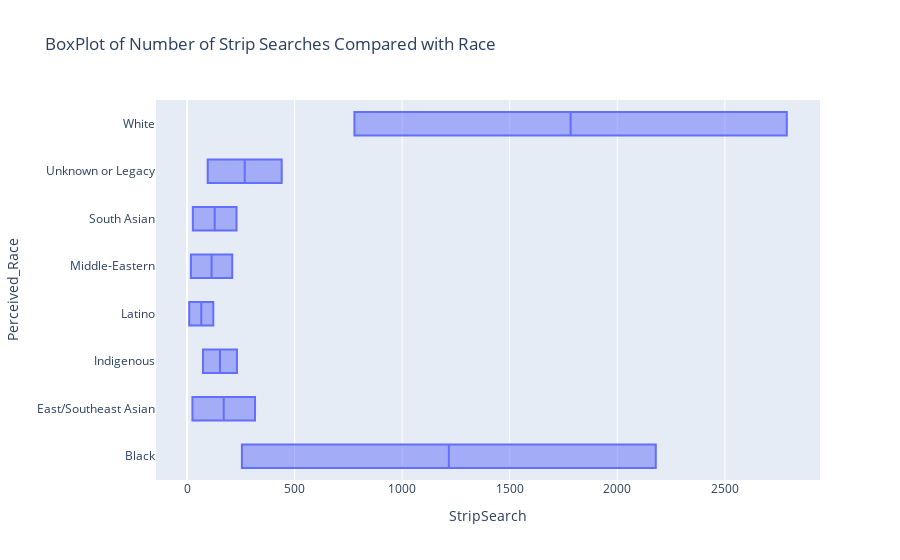

Notebook code cell kept with this figure:
### Code cell
#boxplot for rq1 between strip search and perceived race

bp2 = px.box(df_1
            , x = 'StripSearch'
            , y = 'Perceived_Race'
            , title = "BoxPlot of Number of Strip Searches Compared with Race"
            )
bp2.show()

### Figure 1 — Plotly figure (JSON) as saved in the notebook; plotly's stock layout.template omitted (floating-point values rounded to 4 significant figures)
{"data": [{"alignmentgroup": "True", "hovertemplate": "StripSearch=%{x}<br>Perceived_Race=%{y}<extra></extra>", "legendgroup": "", "marker": {"color": "#636efa"}, "name": "", "notched": false, "offsetgroup": "", "orientation": "h", "showlegend": false, "type": "box", "x": [255, 2179, 25, 316, 74, 232, 10, 122, 18, 210, 27, 230, 96, 440, 778, 2788], "x0": " ", "xaxis": "x", "y": ["Black", "Black", "East/Southeast Asian", "East/Southeast Asian", "Indigenous", "Indigenous", "Latino", "Latino", "Middle-Eastern", "Middle-Eastern", "South Asian", "South Asian", "Unknown or Legacy", "Unknown or Legacy", "White", "White"], "y0": " ", "yaxis": "y"}], "layout": {"boxmode": "group", "legend": {"tracegroupgap": 0}, "title": {"text": "BoxPlot of Number of Strip Searches Compared with Race"}, "xaxis": {"anchor": "y", "domain": [0, 1], "title": {"text": "StripSearch"}}, "yaxis": {"anchor": "x", "domain": [0, 1], "title": {"text": "Perceived_Race"}}}}
